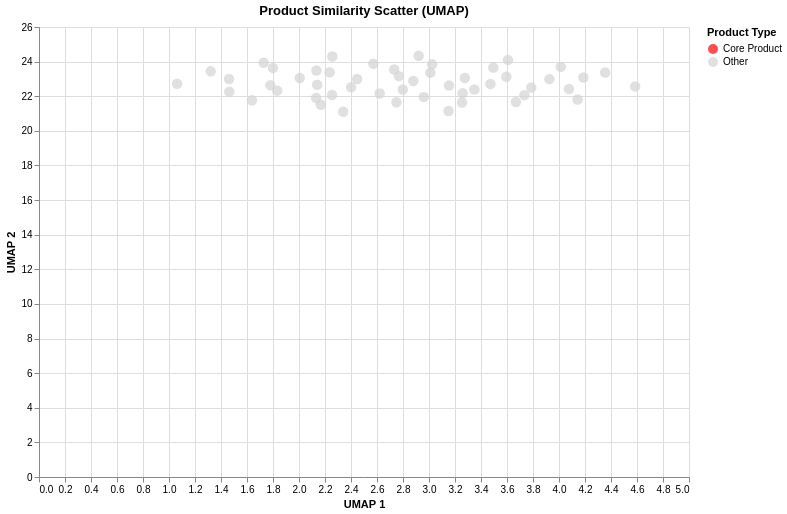

The notebook cell this image was saved under:
### Code cell
chart, emb = Clustering(df, highlight_products="Tylenol PM")
chart

### Figure 1 — Vega-Lite specification as saved in the notebook (floating-point values rounded to 4 significant figures)
{"config": {"view": {"continuousWidth": 300, "continuousHeight": 300}}, "data": {"name": "data-fb102d4e9a814fc0bb12d771c650f5e0"}, "mark": {"type": "circle", "size": 110}, "encoding": {"color": {"field": "Highlight", "legend": {"title": "Product Type"}, "scale": {"domain": ["Core Product", "Other"], "range": ["red", "lightgray"]}, "type": "nominal"}, "tooltip": [{"field": "Product_Name", "title": "Product", "type": "nominal"}, {"field": "Ingredients", "title": "Ingredients", "type": "ordinal"}], "x": {"field": "Dim1", "title": "UMAP 1", "type": "quantitative"}, "y": {"field": "Dim2", "title": "UMAP 2", "type": "quantitative"}}, "height": 450, "params": [{"name": "param_1e9efca18e7a2868", "select": {"type": "interval", "encodings": ["x", "y"]}, "bind": "scales"}], "title": "Product Similarity Scatter (UMAP)", "width": 650, "$schema": "https://vega.github.io/schema/vega-lite/v6.1.0.json", "datasets": {"data-fb102d4e9a814fc0bb12d771c650f5e0": [{"Product_Name": "CETAFEN EXTRA", "Dim1": 3.669, "Dim2": 21.66, "Ingredients": "", "Highlight": "Other"}, {"Product_Name": "Excedrin Tension Headache", "Dim1": 2.96, "Dim2": 21.96, "Ingredients": "", "Highlight": "Other"}, {"Product_Name": "Premsyn pms Premenstrual Pain Relief", "Dim1": 3.595, "Dim2": 23.13, "Ingredients": "", "Highlight": "Other"}, {"Product_Name": "Nytol", "Dim1": 2.447, "Dim2": 23.0, "Ingredients": "", "Highlight": "Other"}, {"Product_Name": "Extra Strength TYLENOL Cold plus Flu Multi-Action Night", "Dim1": 3.349, "Dim2": 22.38, "Ingredients": "", "Highlight": "Other"}, {"Product_Name": "ADVIL PM", "Dim1": 3.276, "Dim2": 23.05, "Ingredients": "", "Highlight": "Other"}, {"Product_Name": "NIGHTTIME SLEEP AID", "Dim1": 2.572, "Dim2": 23.87, "Ingredients": "", "Highlight": "Other"}, {"Product_Name": "PANADOL Extra Strength", "Dim1": 4.076, "Dim2": 22.42, "Ingredients": "", "Highlight": "Other"}, {"Product_Name": "GOODYS PM", "Dim1": 1.833, "Dim2": 22.32, "Ingredients": "", "Highlight": "Other"}, {"Product_Name": "Wal-Som", "Dim1": 1.728, "Dim2": 23.94, "Ingredients": "", "Highlight": "Other"}, {"Product_Name": "Aleve PM", "Dim1": 1.78, "Dim2": 22.63, "Ingredients": "", "Highlight": "Other"}, {"Product_Name": "Dormin", "Dim1": 2.14, "Dim2": 22.66, "Ingredients": "", "Highlight": "Other"}, {"Product_Name": "BC MAX", "Dim1": 4.355, "Dim2": 23.37, "Ingredients": "", "Highlight": "Other"}, {"Product_Name": "Unisom SleepMelts Nighttime Sleep-Aid", "Dim1": 2.62, "Dim2": 22.16, "Ingredients": "", "Highlight": "Other"}, {"Product_Name": "menstrual pain relief maximum strength", "Dim1": 3.154, "Dim2": 22.62, "Ingredients": "", "Highlight": "Other"}, {"Product_Name": "Assured Headache PM (Aspirin Free)", "Dim1": 2.34, "Dim2": 21.1, "Ingredients": "", "Highlight": "Other"}, {"Product_Name": "Tension Headache", "Dim1": 3.608, "Dim2": 24.1, "Ingredients": "", "Highlight": "Other"}, {"Product_Name": "TYLENOL Extra Strength", "Dim1": 2.168, "Dim2": 21.51, "Ingredients": "", "Highlight": "Other"}, {"Product_Name": "Tylenol Extra Strength Caplet", "Dim1": 2.799, "Dim2": 22.39, "Ingredients": "", "Highlight": "Other"}, {"Product_Name": "Simply Sleep", "Dim1": 1.062, "Dim2": 22.72, "Ingredients": "", "Highlight": "Other"}, {"Product_Name": "Unisom SleepMinis Nighttime Sleep-Aid", "Dim1": 3.15, "Dim2": 21.14, "Ingredients": "", "Highlight": "Other"}, {"Product_Name": "Buscapina", "Dim1": 2.92, "Dim2": 24.33, "Ingredients": "", "Highlight": "Other"}, {"Product_Name": "DG HEALTH MULTI SYMPTOM SEVERE COLD", "Dim1": 1.799, "Dim2": 23.64, "Ingredients": "", "Highlight": "Other"}, {"Product_Name": "Adult Allergy Relief", "Dim1": 4.188, "Dim2": 23.08, "Ingredients": "", "Highlight": "Other"}, {"Product_Name": "SEVERE COLD plus FLU DAYTIME", "Dim1": 1.638, "Dim2": 21.77, "Ingredients": "", "Highlight": "Other"}, {"Product_Name": "ZzzQuil Nighttime Sleep-Aid", "Dim1": 2.401, "Dim2": 22.52, "Ingredients": "", "Highlight": "Other"}, {"Product_Name": "nighttime severe cold and cough", "Dim1": 2.132, "Dim2": 21.9, "Ingredients": "", "Highlight": "Other"}, {"Product_Name": "Benadryl Allergy Plus Congestion", "Dim1": 4.143, "Dim2": 21.81, "Ingredients": "", "Highlight": "Other"}, {"Product_Name": "VALUMEDS EXTRA STRENGTH PAIN RELIEF", "Dim1": 2.254, "Dim2": 22.07, "Ingredients": "", "Highlight": "Other"}, {"Product_Name": "Banophen", "Dim1": 3.025, "Dim2": 23.84, "Ingredients": "", "Highlight": "Other"}, {"Product_Name": "EXTRA STRENGTH TYLENOL SEVERE COUGH PLUS SORE THROAT DAY", "Dim1": 2.879, "Dim2": 22.88, "Ingredients": "", "Highlight": "Other"}, {"Product_Name": "Pharbetol", "Dim1": 2.134, "Dim2": 23.49, "Ingredients": "", "Highlight": "Other"}, {"Product_Name": "Pamprin Multi-Symptom Maximum Strength", "Dim1": 2.768, "Dim2": 23.16, "Ingredients": "", "Highlight": "Other"}, {"Product_Name": "Benadryl Allergy Liqui-Gels", "Dim1": 2.732, "Dim2": 23.55, "Ingredients": "", "Highlight": "Other"}, {"Product_Name": "Sominex", "Dim1": 3.733, "Dim2": 22.06, "Ingredients": "", "Highlight": "Other"}, {"Product_Name": "Rapidol", "Dim1": 3.787, "Dim2": 22.5, "Ingredients": "", "Highlight": "Other"}, {"Product_Name": "VALUMEDS ALLERGY RELIEF", "Dim1": 4.014, "Dim2": 23.69, "Ingredients": "", "Highlight": "Other"}, {"Product_Name": "Coricidin HBP Night", "Dim1": 2.256, "Dim2": 24.3, "Ingredients": "", "Highlight": "Other"}, {"Product_Name": "Green Guard Advanced Sinus Relief", "Dim1": 2.006, "Dim2": 23.05, "Ingredients": "", "Highlight": "Other"}, {"Product_Name": "Extra Strength TYLENOL Cold Plus Flu Multi-Action Day", "Dim1": 1.321, "Dim2": 23.44, "Ingredients": "", "Highlight": "Other"}, {"Product_Name": "Extra Strength Mapap", "Dim1": 2.236, "Dim2": 23.39, "Ingredients": "", "Highlight": "Other"}, {"Product_Name": "Allergy Plus Congestion Relief", "Dim1": 3.495, "Dim2": 23.66, "Ingredients": "", "Highlight": "Other"}, {"Product_Name": "CONTAC Cold Flu Night", "Dim1": 3.254, "Dim2": 21.64, "Ingredients": "", "Highlight": "Other"}, {"Product_Name": "Biogesic", "Dim1": 1.463, "Dim2": 22.26, "Ingredients": "", "Highlight": "Other"}, {"Product_Name": "Vicks NyQuil HOT REMEDY Cold and Flu", "Dim1": 3.926, "Dim2": 22.99, "Ingredients": "", "Highlight": "Other"}, {"Product_Name": "MAPAP Extra Strength", "Dim1": 3.473, "Dim2": 22.7, "Ingredients": "", "Highlight": "Other"}, {"Product_Name": "Severe Allergy Plus Sinus Headache", "Dim1": 3.258, "Dim2": 22.17, "Ingredients": "", "Highlight": "Other"}, {"Product_Name": "PANADOL Extra", "Dim1": 3.01, "Dim2": 23.36, "Ingredients": "", "Highlight": "Other"}, {"Product_Name": "Benadryl Allergy Ultratab", "Dim1": 2.749, "Dim2": 21.65, "Ingredients": "", "Highlight": "Other"}, {"Product_Name": "NAPROXEN SODIUM PM", "Dim1": 1.462, "Dim2": 23.0, "Ingredients": "", "Highlight": "Other"}, {"Product_Name": "Vicks DayQuil HOT REMEDY Cold and Flu", "Dim1": 4.586, "Dim2": 22.57, "Ingredients": "", "Highlight": "Other"}]}}
